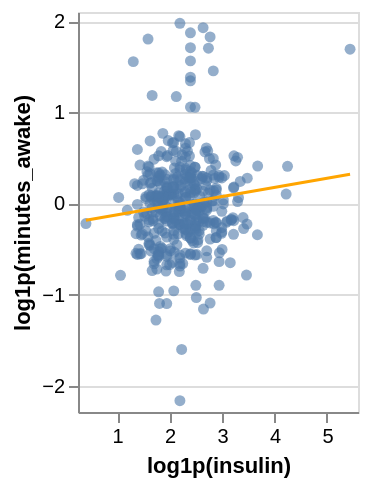

Here is the notebook cell this chart was saved with:
### Code cell
for k, ch in charts.items():
    display(ch)

### Figure 1 — Vega-Lite specification as saved in the notebook (floating-point values rounded to 4 significant figures; data arrays with more than 128 entries replaced by an {"elided": "..."} marker saying what was removed)
{"config": {"view": {"continuousWidth": 300, "continuousHeight": 300}}, "layer": [{"mark": {"type": "circle", "opacity": 0.6, "size": 30}, "encoding": {"x": {"axis": {"grid": false, "tickCount": 5}, "field": "insulin_log1p", "scale": {"domain": [0.2544, 5.592], "zero": false}, "title": "log1p(insulin)", "type": "quantitative"}, "y": {"field": "sleep_minutesAwake_log1p_resid_resid", "scale": {"domain": [-2.29, 2.101], "zero": false}, "title": "log1p(minutes_awake)", "type": "quantitative"}}}, {"mark": {"type": "line", "color": "orange", "strokeWidth": 1.5}, "encoding": {"x": {"axis": {"grid": false, "tickCount": 5}, "field": "insulin_log1p", "scale": {"domain": [0.2544, 5.592], "zero": false}, "title": "log1p(insulin)", "type": "quantitative"}, "y": {"field": "sleep_minutesAwake_log1p_resid_resid", "scale": {"domain": [-2.29, 2.101], "zero": false}, "title": "log1p(minutes_awake)", "type": "quantitative"}}, "transform": [{"on": "insulin_log1p", "regression": "sleep_minutesAwake_log1p_resid_resid"}]}], "data": {"name": "data-a86fd64459510fde31b49b6e61e7676e"}, "height": 200, "width": 140, "$schema": "https://vega.github.io/schema/vega-lite/v5.8.0.json", "datasets": {"data-a86fd64459510fde31b49b6e61e7676e": {"elided": "410 records"}}}
